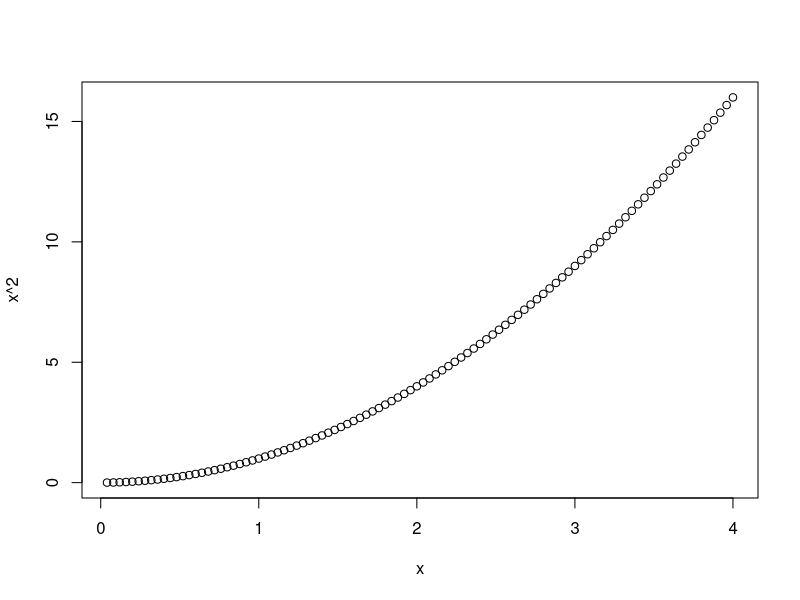

Generate this figure with R:
x <- 1:100 / 25
plot(x, x^2)

# plot(sin, -pi,2*pi)

# head(InsectSprays) # InsectSprays = built in DS in R
# head displayes first rows of DS

# boxplot(count ~ spray, data=InsectSprays)

# hist(islands) # built in DS

# barplot(VADeaths, legend = rownames(VADeaths))

# head(iris)